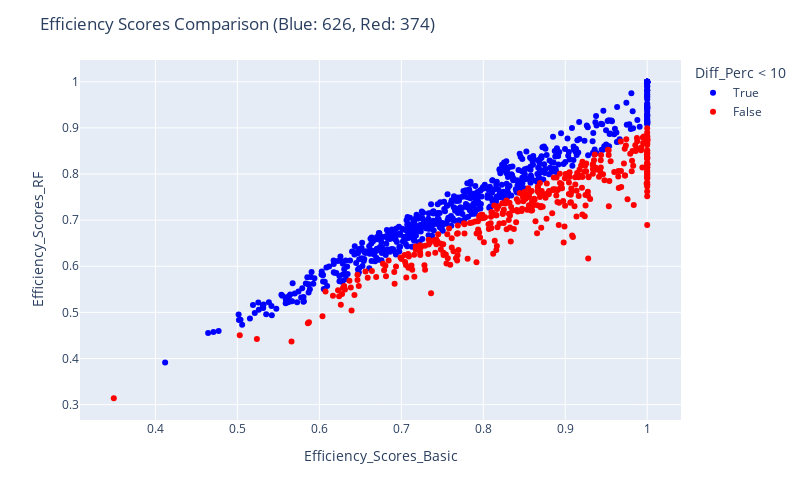

The notebook cell this image was saved under:
### Code cell
fig = px.scatter(res_rf, x="Efficiency_Scores_Basic", y="Efficiency_Scores_RF", color = "Diff_Perc < 10", color_discrete_map= {True:"blue", False: "red"},
                 hover_data=["Efficiency_Scores_Basic", "Efficiency_Scores_RF", "Diff_Perc"] + [res_rf.index])

fig.update_layout(
    autosize=False,
    width=800,
    height=500,
    title_text=f"Efficiency Scores Comparison (Blue: {blue}, Red: {red})",
)

fig.show()

### Figure 1 — Plotly figure (JSON) as saved in the notebook; plotly's stock layout.template omitted (floating-point values rounded to 4 significant figures; data arrays with more than 128 entries replaced by an {"elided": "..."} marker saying what was removed)
{"data": [{"customdata": {"elided": "626x2 mixed values"}, "hovertemplate": "Diff_Perc < 10=True<br>Efficiency_Scores_Basic=%{x}<br>Efficiency_Scores_RF=%{y}<br>Diff_Perc=%{customdata[0]}<br>index=%{customdata[1]}<extra></extra>", "legendgroup": "True", "marker": {"color": "blue", "symbol": "circle"}, "mode": "markers", "name": "True", "orientation": "v", "showlegend": true, "type": "scatter", "x": {"elided": "626 float values"}, "xaxis": "x", "y": {"elided": "626 float values"}, "yaxis": "y"}, {"customdata": {"elided": "374x2 mixed values"}, "hovertemplate": "Diff_Perc < 10=False<br>Efficiency_Scores_Basic=%{x}<br>Efficiency_Scores_RF=%{y}<br>Diff_Perc=%{customdata[0]}<br>index=%{customdata[1]}<extra></extra>", "legendgroup": "False", "marker": {"color": "red", "symbol": "circle"}, "mode": "markers", "name": "False", "orientation": "v", "showlegend": true, "type": "scatter", "x": {"elided": "374 float values"}, "xaxis": "x", "y": {"elided": "374 float values"}, "yaxis": "y"}], "layout": {"autosize": false, "height": 500, "legend": {"title": {"text": "Diff_Perc < 10"}, "tracegroupgap": 0}, "margin": {"t": 60}, "title": {"text": "Efficiency Scores Comparison (Blue: 626, Red: 374)"}, "width": 800, "xaxis": {"anchor": "y", "autorange": true, "domain": [0, 1], "range": [0.3079, 1.041], "title": {"text": "Efficiency_Scores_Basic"}, "type": "linear"}, "yaxis": {"anchor": "x", "autorange": true, "domain": [0, 1], "range": [0.2666, 1.047], "title": {"text": "Efficiency_Scores_RF"}, "type": "linear"}}}
